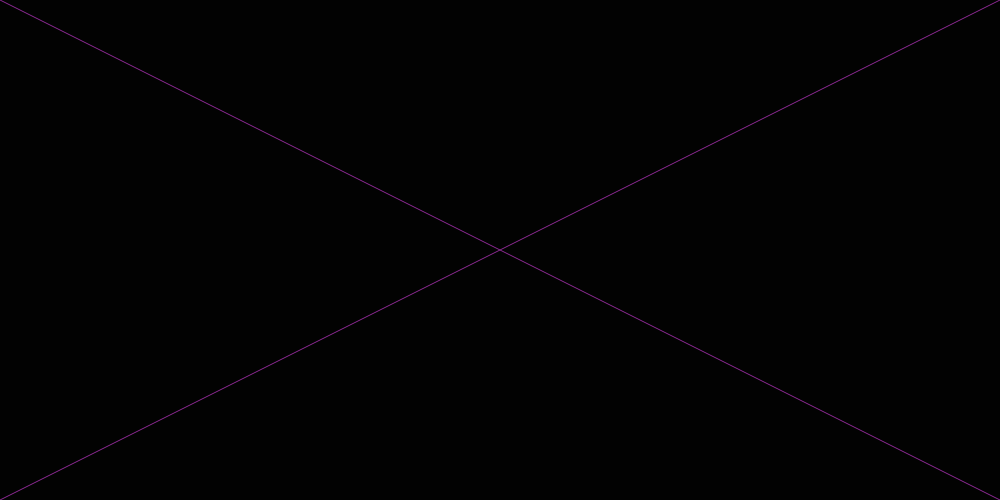
Frame 1 (no input)
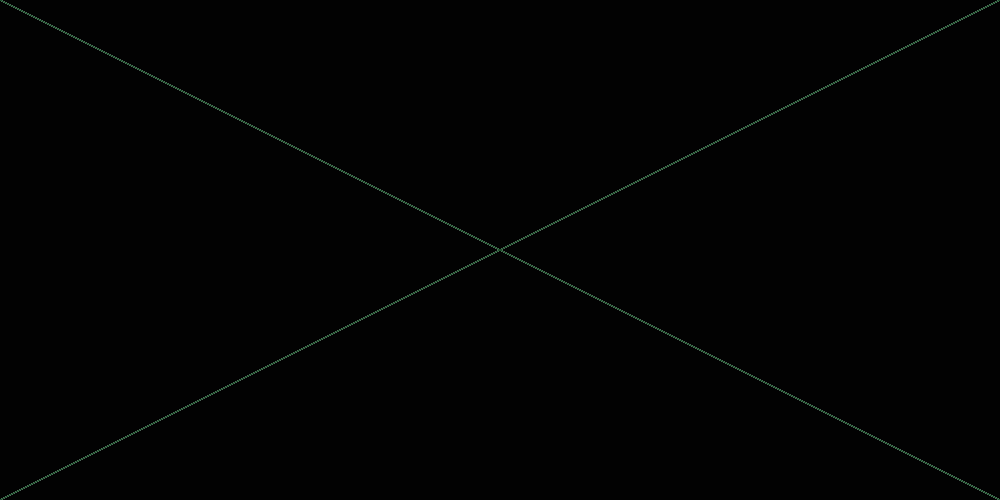
Frame 60 (no input)
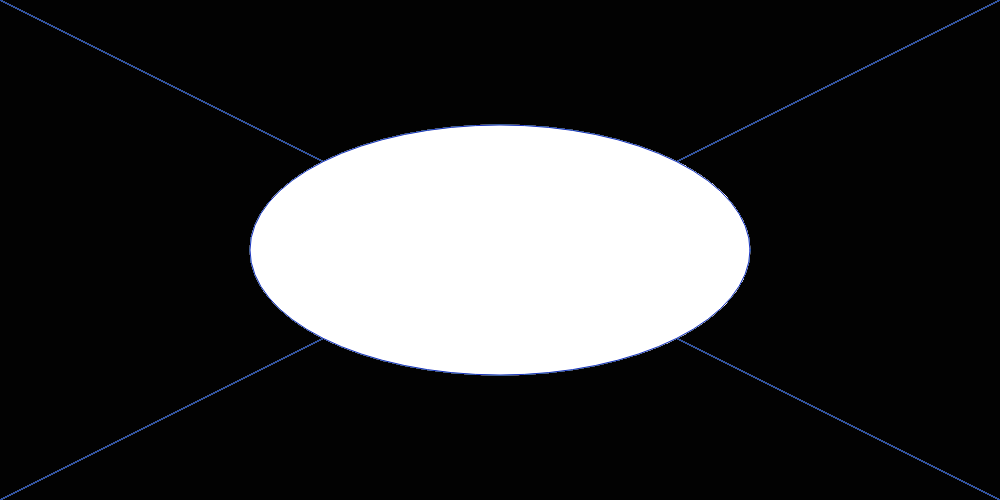
Frame 120 (the mouse pressed at the canvas centre since frame 60)

The p5.js sketch that drew these frames (run headless with seeded random() and noise() and a simulated clock; from frame 60 on, the mouse is pressed at the canvas centre):

// p5.js sketch
// ── sketch.js
function setup() {
  createCanvas(1000,500);
  	 background(2);
  //frameRate(30)
}

function draw() {
  stroke(random(1,200),random(1,200),random(1,200))
  line(0,0,1000,500);
  line(1000,0,0,500);
  fill(255);
  ellipse(500,250,mouseX,mouseY);
}
